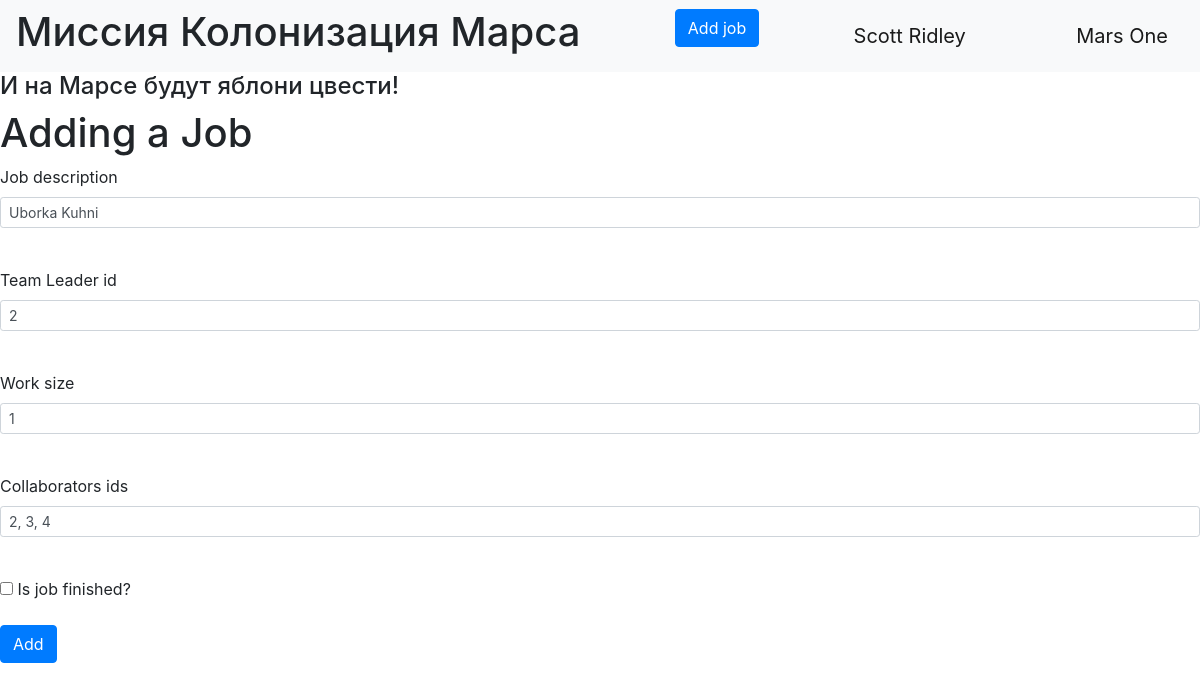
The app's page /editjob/2 (signed in), older data.
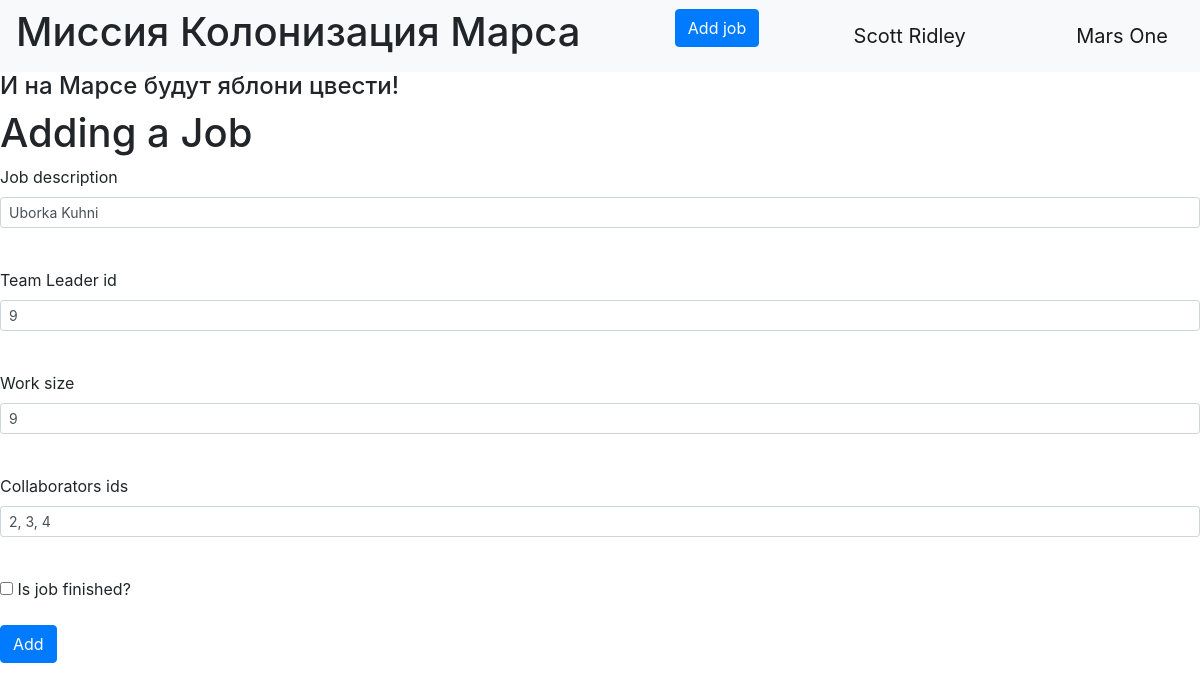
The same page, newer data.
### data/new_user.py (models this page shows, shortened)
class User(SqlAlchemyBase, UserMixin):
    __tablename__ = 'users'
    id = sqlalchemy.Column(sqlalchemy.Integer,
                           primary_key=True, autoincrement=True)
    surname = sqlalchemy.Column(sqlalchemy.String, nullable=True)
    name = sqlalchemy.Column(sqlalchemy.String, nullable=True)
    age = sqlalchemy.Column(sqlalchemy.Integer, nullable=True)
    position = sqlalchemy.Column(sqlalchemy.String, nullable=True)
    speciality = sqlalchemy.Column(sqlalchemy.String, nullable=True)
    address = sqlalchemy.Column(sqlalchemy.String, nullable=True)
    email = sqlalchemy.Column(sqlalchemy.String, unique=True, nullable=True)
    hashed_password = sqlalchemy.Column(sqlalchemy.String, nullable=True)
    modified_date = sqlalchemy.Column(sqlalchemy.DateTime)

### data/jobs.py (models this page shows)
class Jobs(SqlAlchemyBase, SerializerMixin):
    __tablename__ = 'jobs'
    id = sqlalchemy.Column(sqlalchemy.Integer,
                           primary_key=True, autoincrement=True)
    team_leader = sqlalchemy.Column(sqlalchemy.Integer,
                                    sqlalchemy.ForeignKey("users.id"))
    job = sqlalchemy.Column(sqlalchemy.String, nullable=True)
    work_size = sqlalchemy.Column(sqlalchemy.Integer, nullable=True)
    collaborators = sqlalchemy.Column(sqlalchemy.String, nullable=True)
    start_date = sqlalchemy.Column(sqlalchemy.DateTime, default=datetime.datetime.now)
    end_date = sqlalchemy.Column(sqlalchemy.DateTime)
    is_finished = sqlalchemy.Column(sqlalchemy.Boolean, default=True)

### main_old.py (the view, shortened to what this page needs)
@app.route('/editjob/<int:id>', methods=['GET', 'POST'])
@login_required
def editjob(id):
    db_session.global_init('db/blogs.db')
    db_sess = db_session.create_session()
    form = AddJobForm()
    if request.method == "GET":
        db_sess = db_session.create_session()
        job = db_sess.query(Jobs).filter(Jobs.id == id,
                                         (Jobs.team_leader == current_user.id) | (current_user.id == 1)
                                         ).first()
        if job:
            form.job.data = job.job
            form.teamleader_id.data = job.team_leader
            form.work_size.data = job.work_size
            form.collaborators.data = job.collaborators
            form.is_finished.data = job.is_finished
        else:
            abort(404)
    return render_template('add_job.html',
                           title='Edit job',
                           form=form
                           )

### addjobs_form.py
class AddJobForm(FlaskForm):
    teamleader_id = IntegerField('Team Leader id', validators=[DataRequired()])
    job = StringField('Job description', validators=[DataRequired()])
    work_size = IntegerField('Work size', validators=[DataRequired()])
    collaborators = StringField('Collaborators ids', validators=[DataRequired()])
    is_finished = BooleanField('Is job finished?')
    submit = SubmitField('Add')

### data/db_session.py (called while the page is built, shortened)
def global_init(db_file):
    global __factory
    if __factory:
        return

def create_session() -> Session:
    global __factory
    return __factory()

### main_old.py (called while the page is built)
@login_manager.user_loader
def load_user(user_id):
    db_sess = db_session.create_session()
    return db_sess.query(User).get(user_id)

### templates/add_job.html (shortened to what this page needs)
{% extends "base.html" %}
{% block content %}
    <div class="add_job">
        <h1>Adding a Job</h1>
        <form action="" method="post">
            <p>
                {{ form.job.label }}<br>
                {{ form.job(class="form-control form-control-sm") }}<br>
            </p>
            <p>
                {{ form.teamleader_id.label }}<br>
                {{ form.teamleader_id(class="form-control form-control-sm") }}<br>
            </p>
            <p>
                {{ form.work_size.label }}<br>
                {{ form.work_size(class="form-control form-control-sm") }}<br>
            </p>
            <p>
                {{ form.collaborators.label }}<br>
                {{ form.collaborators(class="form-control form-control-sm") }}<br>
            </p>
            <p>{{ form.is_finished() }} {{ form.is_finished.label }}</p>
            <p>{{ form.submit(type="submit", class="btn btn-primary") }}</p>
        </form>
    </div>
{% endblock %}
{% block style_block %}
    <link rel="stylesheet" type="text/css" href={{style}} />
{% endblock %}

### templates/base.html (shortened to what this page needs)
<!doctype html>
<html lang="en">
<head>
    <link rel="stylesheet"
          href="https://stackpath.bootstrapcdn.com/bootstrap/4.4.1/css/bootstrap.min.css"
>
    {% block style_block %}{% endblock %}
</head>
<body>
    <nav class="navbar navbar-light bg-light">
        <H1>Миссия Колонизация Марса</H1>
        {% if current_user.is_authenticated %}
            <p>
                <a class="btn btn-primary " href="/addjob">Add job</a>
            </p>
            <a class="navbar-brand" href="/logout">{{ current_user.surname }} {{ current_user.name }}</a>
        {% else %}
            <p>
                <a class="btn btn-primary " href="/register">Зарегистрироваться</a>
                <a class="btn btn-success" href="/login">Войти</a>
            </p>
        {% endif %}
        <a class="navbar-brand" href="/">Mars One</a>
    </nav>
    <H4 class="apple">И на Марсе будут яблони цвести!</H4>
    {% block content %}{% endblock %}
</body>
</html>

Row changes from the older to the newer data that the page shows:
changed Jobs "Uborka Kuhni": work_size "1" → "9"
Text that changed along with them:
form field teamleader_id: "2" → "9"
